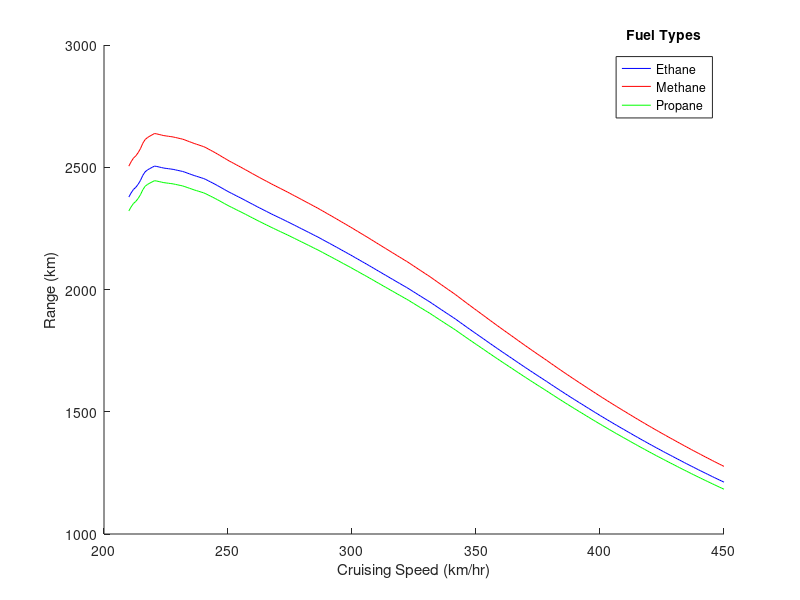

Source code (MATLAB):
clc;clear;close all

m_aircraft = 1600;              % kg; mass of aircraft without fuel & equipment
eff_actual_cycle = 0.430218;    % efficiency of actual cycle
m_fuel = 400;                   % kg; mass of fuel

H_ethane = 47484;               % kJ/kg; heating value for ethane
M_mass_ethane = 30.070;         % g/mol; molecular mass of ethane
carbon_atoms_ethane = 2;        % # of carbon atoms in methanes chemical formula

H_methane = 50010;              % kJ/kg; heating value for methane
M_mass_methane = 16.043;        % g/mol; molecular mass of methane
carbon_atoms_methane = 1;        % # of carbon atoms in methanes chemical formula

H_propane = 46352;              % kJ/kg; heating value for propane
M_mass_propane = 44.094;        % g/mol; molecular mass of propane
carbon_atoms_propane = 3;        % # of carbon atoms in methanes chemical formula

H = [H_ethane H_methane H_propane];
M_mass_co2 = 44.0095;           % g/mol; molar mass of carbon dioxide
g = 9.8;                        % m/s^2
v = linspace(210,450,256);                  % km/hr; cruising speed of drone
rho_air = 1.007;                % kg/m^3; density of air at 2000 m altitude
A = 10;                         % m^2; planform area of UAV wing

load coefficients_chart
alpha = coefficients_chart(:,1);   % selects every value in the column for angle of attack alpha
C_L = coefficients_chart(:,2);     % selects every value in the column for coeff of lift
C_D = coefficients_chart(:,3);     % selects every value in the column for coeff of drag

for i = 1:length(H)
    Q_released = m_fuel*(H(i)*1000);        % J; or kg*m^2/s^2; amount of energy from combustion
    lift = (m_fuel + m_aircraft)*g;             % Newtons; or kg*m/s^2
    
    for j = 1:length(v)
        coeff_L(i,j) = (2*lift)/(rho_air*A*(v(j)/3.6).^(2));  % units cancel - checked;
        alpha_actual(i,j) = interp1(C_L,alpha,coeff_L(i,j));    % degrees; corresponds to the alpha for the given C_L in the table
        coeff_D(i,j) = interp1(alpha,C_D,alpha_actual(i,j));    % corresponds to the C_D for the given alpha in the table
        drag(i,j) = 0.5*rho_air*A*(v(j)^2)*coeff_D(i,j);        % Newtons; or kg*m/s^2
        range(i,j) = ((Q_released*eff_actual_cycle)./drag(i,j))/1000;  % kilometers
    end
end

moles_ethane = m_fuel*1000/M_mass_ethane;    %   calculates moles of ethane from given am't of fuel
moles_co2_ethane = moles_ethane*(carbon_atoms_ethane);   %  calculates moles of co2 using ratio
emissions_ethane = (moles_co2_ethane*M_mass_co2)/1000;   %   kg; carbon dioxide emissions

moles_methane = m_fuel*1000/M_mass_methane;    %   calculates moles of methane from given am't of fuel
moles_co2_methane = moles_methane*(carbon_atoms_methane);   %  calculates moles of co2 using ratio
emissions_methane = (moles_co2_methane*M_mass_co2)/1000;   %   kg; carbon dioxide emissions

moles_propane = m_fuel*1000/M_mass_propane;    %   calculates moles of propane from given am't of fuel
moles_co2_propane = moles_propane*(carbon_atoms_propane);   %  calculates moles of co2 using ratio
emissions_propane = (moles_co2_propane*M_mass_co2)/1000;   %   kg; carbon dioxide emissions

hold on
plot(v,range(1,:),'b')  %   plotted seperately only so i could choose the colors
plot(v,range(2,:),'r')  %   could be plotted easier with plot(v,range)
plot(v,range(3,:),'g')
% title('UAV Range w.r.t its Cruising Speed and Fuel Type')
xlabel('Cruising Speed (km/hr)')
ylabel('Range (km)')
legend('Ethane','Methane','Propane')
leg = legend('show');       %   adds a title to the legend
title(leg,'Fuel Types')     %   adds a title to the legend
